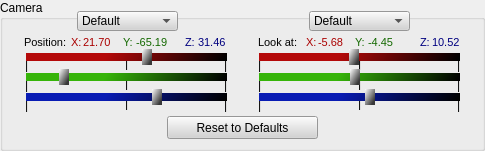
   <widget class="QGroupBox" name="gb_camera">
    <property name="geometry">
     <rect>
      <x>9</x>
      <y>431</y>
      <width>485</width>
      <height>151</height>
     </rect>
    </property>
    <property name="title">
     <string>Camera</string>
    </property>
    <widget class="QPushButton" name="btn_resetCamera">
     <property name="geometry">
      <rect>
       <x>167</x>
       <y>116</y>
       <width>151</width>
       <height>23</height>
      </rect>
     </property>
     <property name="styleSheet">
      <string notr="true">background-color: rgb(211, 211, 211);</string>
     </property>
     <property name="text">
      <string>Reset to Defaults</string>
     </property>
    </widget>
    <widget class="Slider" name="vs_CamX">
     <property name="geometry">
      <rect>
       <x>26</x>
       <y>49</y>
       <width>201</width>
       <height>16</height>
      </rect>
     </property>
     <property name="toolTip">
      <string>Rotates the camera around the image Right (+) to Left (-).</string>
     </property>
     <property name="toolTipDuration">
      <number>10000</number>
     </property>
     <property name="styleSheet">
      <string notr="true">QSlider::groove:horizontal {
    background: qlineargradient(spread:pad, y1:0.517, x1:1, y2:0.494, x2:0, stop:0 rgba(0, 0, 0, 255), stop:0.607955 rgba(180, 9, 9, 255));
    position: absolute;
    top: 4px; bottom: 4px;
}

QSlider::handle:horizontal {
    width: 10px;
    background: qlineargradient(spread:pad, y1:0.79, x1:0.846591, y2:0, x2:0, stop:0 rgba(57, 57, 57, 255), stop:1 rgba(255, 255, 255, 255));
    margin: -4 0px;
}

QSlider::handle:horizontal:hover
{
    border: 2px solid rgb(208, 208, 208);
}</string>
     </property>
     <property name="minimum">
      <number>-10000</number>
     </property>
     <property name="maximum">
      <number>10000</number>
     </property>
     <property name="value">
      <number>2170</number>
     </property>
     <property name="orientation">
      <enum>Qt::Horizontal</enum>
     </property>
     <property name="tickPosition">
      <enum>QSlider::NoTicks</enum>
     </property>
     <property name="tickInterval">
      <number>0</number>
     </property>
    </widget>
    <widget class="QLabel" name="label">
     <property name="geometry">
      <rect>
       <x>25</x>
       <y>97</y>
       <width>16</width>
       <height>16</height>
      </rect>
     </property>
     <property name="text">
      <string>|</string>
     </property>
    </widget>
    <widget class="QLabel" name="label_2">
     <property name="geometry">
      <rect>
       <x>25</x>
       <y>77</y>
       <width>16</width>
       <height>16</height>
      </rect>
     </property>
     <property name="text">
      <string>|</string>
     </property>
    </widget>
    <widget class="QLabel" name="label_3">
     <property name="geometry">
      <rect>
       <x>25</x>
       <y>57</y>
       <width>16</width>
       <height>16</height>
      </rect>
     </property>
     <property name="text">
      <string>|</string>
     </property>
    </widget>
    <widget class="Slider" name="vs_CamY">
     <property name="geometry">
      <rect>
       <x>26</x>
       <y>69</y>
       <width>201</width>
       <height>16</height>
      </rect>
     </property>
     <property name="toolTip">
      <string>Zooms the camera In (+) and Out (-).</string>
     </property>
     <property name="toolTipDuration">
      <number>10000</number>
     </property>
     <property name="styleSheet">
      <string notr="true">QSlider::groove:horizontal {
    background: qlineargradient(spread:pad, y1:0.517, x1:1, y2:0.494, x2:0, stop:0 rgba(0, 0, 0, 255), stop:0.607955 rgba(54, 180, 9, 255));
    position: absolute;
    top: 4px; bottom: 4px;
}

QSlider::handle:horizontal {
    width: 10px;
    background: qlineargradient(spread:pad, y1:0.79, x1:0.846591, y2:0, x2:0, stop:0 rgba(57, 57, 57, 255), stop:1 rgba(255, 255, 255, 255));
    margin: -4 0px;
}

QSlider::handle:horizontal:hover
{
    border: 2px solid rgb(208, 208, 208);
}</string>
     </property>
     <property name="minimum">
      <number>-10000</number>
     </property>
     <property name="maximum">
      <number>10000</number>
     </property>
     <property name="singleStep">
      <number>1</number>
     </property>
     <property name="value">
      <number>-6519</number>
     </property>
     <property name="orientation">
      <enum>Qt::Horizontal</enum>
     </property>
     <property name="tickPosition">
      <enum>QSlider::NoTicks</enum>
     </property>
     <property name="tickInterval">
      <number>0</number>
     </property>
    </widget>
    <widget class="QLabel" name="label_5">
     <property name="geometry">
      <rect>
       <x>125</x>
       <y>75</y>
       <width>16</width>
       <height>16</height>
      </rect>
     </property>
     <property name="text">
      <string>|</string>
     </property>
    </widget>
    <widget class="QLabel" name="label_6">
     <property name="geometry">
      <rect>
       <x>125</x>
       <y>55</y>
       <width>16</width>
       <height>16</height>
      </rect>
     </property>
     <property name="text">
      <string>|</string>
     </property>
    </widget>
    <widget class="QLabel" name="label_4">
     <property name="geometry">
      <rect>
       <x>125</x>
       <y>95</y>
       <width>16</width>
       <height>16</height>
      </rect>
     </property>
     <property name="text">
      <string>|</string>
     </property>
    </widget>
    <widget class="QLabel" name="label_7">
     <property name="geometry">
      <rect>
       <x>224</x>
       <y>97</y>
       <width>16</width>
       <height>16</height>
      </rect>
     </property>
     <property name="text">
      <string>|</string>
     </property>
    </widget>
    <widget class="Slider" name="vs_CamZ">
     <property name="geometry">
      <rect>
       <x>26</x>
       <y>89</y>
       <width>201</width>
       <height>16</height>
      </rect>
     </property>
     <property name="toolTip">
      <string>Rotates the camera around the image Top (+) to Bottom (-).</string>
     </property>
     <property name="toolTipDuration">
      <number>10000</number>
     </property>
     <property name="styleSheet">
      <string notr="true">QSlider::groove:horizontal {
    background: qlineargradient(spread:pad, y1:0.517, x1:1, y2:0.494, x2:0, stop:0 rgba(0, 0, 0, 255), stop:0.607955 rgba(9, 28, 180, 255));
    position: absolute;
    top: 4px; bottom: 4px;
}

QSlider::handle:horizontal {
    width: 10px;
    background: qlineargradient(spread:pad, y1:0.79, x1:0.846591, y2:0, x2:0, stop:0 rgba(57, 57, 57, 255), stop:1 rgba(255, 255, 255, 255));
    margin: -4 0px;
}

QSlider::handle:horizontal:hover
{
    border: 2px solid rgb(208, 208, 208);
}</string>
     </property>
     <property name="minimum">
      <number>-10000</number>
     </property>
     <property name="maximum">
      <number>10000</number>
     </property>
     <property name="value">
      <number>3146</number>
     </property>
     <property name="orientation">
      <enum>Qt::Horizontal</enum>
     </property>
     <property name="tickPosition">
      <enum>QSlider::NoTicks</enum>
     </property>
     <property name="tickInterval">
      <number>0</number>
     </property>
    </widget>
    <widget class="QLabel" name="label_8">
     <property name="geometry">
      <rect>
       <x>224</x>
       <y>77</y>
       <width>16</width>
       <height>16</height>
      </rect>
     </property>
     <property name="text">
      <string>|</string>
     </property>
    </widget>
    <widget class="QLabel" name="label_9">
     <property name="geometry">
      <rect>
       <x>224</x>
       <y>57</y>
       <width>16</width>
       <height>16</height>
      </rect>
     </property>
     <property name="text">
      <string>|</string>
     </property>
    </widget>
    <widget class="QLabel" name="lbl_CamX">
     <property name="geometry">
      <rect>
       <x>83</x>
       <y>34</y>
       <width>31</width>
       <height>16</height>
      </rect>
     </property>
     <property name="font">
      <font>
       <family>Arial</family>
       <pointsize>8</pointsize>
      </font>
     </property>
     <property name="styleSheet">
      <string notr="true">color: rgb(170, 0, 0);</string>
     </property>
     <property name="text">
      <string>21.70</string>
     </property>
    </widget>
    <widget class="QLabel" name="label_10">
     <property name="geometry">
      <rect>
       <x>71</x>
       <y>34</y>
       <width>16</width>
       <height>16</height>
      </rect>
     </property>
     <property name="font">
      <font>
       <family>Arial</family>
       <pointsize>8</pointsize>
      </font>
     </property>
     <property name="styleSheet">
      <string notr="true">color: rgb(170, 0, 0);</string>
     </property>
     <property name="text">
      <string>X:</string>
     </property>
    </widget>
    <widget class="QLabel" name="label_11">
     <property name="geometry">
      <rect>
       <x>123</x>
       <y>34</y>
       <width>16</width>
       <height>16</height>
      </rect>
     </property>
     <property name="font">
      <font>
       <family>Arial</family>
       <pointsize>8</pointsize>
      </font>
     </property>
     <property name="styleSheet">
      <string notr="true">color: rgb(19, 104, 0);</string>
     </property>
     <property name="text">
      <string>Y:</string>
     </property>
    </widget>
    <widget class="QLabel" name="lbl_CamY">
     <property name="geometry">
      <rect>
       <x>136</x>
       <y>34</y>
       <width>31</width>
       <height>16</height>
      </rect>
     </property>
     <property name="font">
      <font>
       <family>Arial</family>
       <pointsize>8</pointsize>
      </font>
     </property>
     <property name="styleSheet">
      <string notr="true">color: rgb(19, 104, 0);</string>
     </property>
     <property name="text">
      <string>-65.19</string>
     </property>
    </widget>
    <widget class="QLabel" name="label_23">
     <property name="geometry">
      <rect>
       <x>185</x>
       <y>34</y>
       <width>16</width>
       <height>16</height>
      </rect>
     </property>
     <property name="font">
      <font>
       <family>Arial</family>
       <pointsize>8</pointsize>
      </font>
     </property>
     <property name="styleSheet">
      <string notr="true">color: rgb(0, 0, 127);</string>
     </property>
     <property name="text">
      <string>Z:</string>
     </property>
    </widget>
    <widget class="QLabel" name="lbl_CamZ">
     <property name="geometry">
      <rect>
       <x>198</x>
       <y>34</y>
       <width>31</width>
       <height>16</height>
      </rect>
     </property>
     <property name="font">
      <font>
       <family>Arial</family>
       <pointsize>8</pointsize>
      </font>
     </property>
     <property name="styleSheet">
      <string notr="true">color: rgb(0, 0, 127);</string>
     </property>
     <property name="text">
      <string>31.46</string>
     </property>
    </widget>
    <widget class="QLabel" name="label_24">
     <property name="geometry">
      <rect>
       <x>24</x>
       <y>34</y>
       <width>51</width>
       <height>16</height>
      </rect>
     </property>
     <property name="font">
      <font>
       <family>Arial</family>
       <pointsize>8</pointsize>
      </font>
     </property>
     <property name="text">
      <string>Position:</string>
     </property>
    </widget>
    <widget class="QLabel" name="lbl_LookY">
     <property name="geometry">
      <rect>
       <x>368</x>
       <y>34</y>
       <width>31</width>
       <height>16</height>
      </rect>
     </property>
     <property name="font">
      <font>
       <family>Arial</family>
       <pointsize>8</pointsize>
      </font>
     </property>
     <property name="styleSheet">
      <string notr="true">color: rgb(19, 104, 0);</string>
     </property>
     <property name="text">
      <string>-4.45</string>
     </property>
    </widget>
    <widget class="QLabel" name="label_25">
     <property name="geometry">
      <rect>
       <x>258</x>
       <y>34</y>
       <width>51</width>
       <height>16</height>
      </rect>
     </property>
     <property name="font">
      <font>
       <family>Arial</family>
       <pointsize>8</pointsize>
      </font>
     </property>
     <property name="text">
      <string>Look at:</string>
     </property>
    </widget>
    <widget class="QLabel" name="label_26">
     <property name="geometry">
      <rect>
       <x>355</x>
       <y>34</y>
       <width>16</width>
       <height>16</height>
      </rect>
     </property>
     <property name="font">
      <font>
       <family>Arial</family>
       <pointsize>8</pointsize>
      </font>
     </property>
     <property name="styleSheet">
      <string notr="true">color: rgb(19, 104, 0);</string>
     </property>
     <property name="text">
      <string>Y:</string>
     </property>
    </widget>
    <widget class="QLabel" name="lbl_LookX">
     <property name="geometry">
      <rect>
       <x>318</x>
       <y>34</y>
       <width>31</width>
       <height>16</height>
      </rect>
     </property>
     <property name="font">
      <font>
       <family>Arial</family>
       <pointsize>8</pointsize>
      </font>
     </property>
     <property name="styleSheet">
      <string notr="true">color: rgb(170, 0, 0);</string>
     </property>
     <property name="text">
      <string>-5.68</string>
     </property>
    </widget>
    <widget class="QLabel" name="label_33">
     <property name="geometry">
      <rect>
       <x>420</x>
       <y>34</y>
       <width>16</width>
       <height>16</height>
      </rect>
     </property>
     <property name="font">
      <font>
       <family>Arial</family>
       <pointsize>8</pointsize>
      </font>
     </property>
     <property name="styleSheet">
      <string notr="true">color: rgb(0, 0, 127);</string>
     </property>
     <property name="text">
      <string>Z:</string>
     </property>
    </widget>
    <widget class="Slider" name="vs_LookX">
     <property name="geometry">
      <rect>
       <x>259</x>
       <y>49</y>
       <width>201</width>
       <height>16</height>
      </rect>
     </property>
     <property name="toolTip">
      <string>Pans the camera source Right (+) and Left (-).</string>
     </property>
     <property name="toolTipDuration">
      <number>10000</number>
     </property>
     <property name="styleSheet">
      <string notr="true">QSlider::groove:horizontal {
    background: qlineargradient(spread:pad, y1:0.517, x1:1, y2:0.494, x2:0, stop:0 rgba(0, 0, 0, 255), stop:0.607955 rgba(180, 9, 9, 255));
    position: absolute;
    top: 4px; bottom: 4px;
}

QSlider::handle:horizontal {
    width: 10px;
    background: qlineargradient(spread:pad, y1:0.79, x1:0.846591, y2:0, x2:0, stop:0 rgba(57, 57, 57, 255), stop:1 rgba(255, 255, 255, 255));
    margin: -4 0px;
}

QSlider::handle:horizontal:hover
{
    border: 2px solid rgb(208, 208, 208);
}</string>
     </property>
     <property name="minimum">
      <number>-10000</number>
     </property>
     <property name="maximum">
      <number>10000</number>
     </property>
     <property name="value">
      <number>-568</number>
     </property>
     <property name="orientation">
      <enum>Qt::Horizontal</enum>
     </property>
     <property name="tickPosition">
      <enum>QSlider::NoTicks</enum>
     </property>
     <property name="tickInterval">
      <number>0</number>
     </property>
    </widget>
    <widget class="QLabel" name="lbl_LookZ">
     <property name="geometry">
      <rect>
       <x>432</x>
       <y>34</y>
       <width>31</width>
       <height>16</height>
      </rect>
     </property>
     <property name="font">
      <font>
       <family>Arial</family>
       <pointsize>8</pointsize>
      </font>
     </property>
     <property name="styleSheet">
      <string notr="true">color: rgb(0, 0, 127);</string>
     </property>
     <property name="text">
      <string>10.52</string>
     </property>
    </widget>
    <widget class="Slider" name="vs_LookY">
     <property name="geometry">
      <rect>
       <x>259</x>
       <y>69</y>
       <width>201</width>
       <height>16</height>
      </rect>
     </property>
     <property name="toolTip">
      <string>Pans the camera source Back (+) to Front (-).</string>
     </property>
     <property name="toolTipDuration">
      <number>10000</number>
     </property>
     <property name="styleSheet">
      <string notr="true">QSlider::groove:horizontal {
    background: qlineargradient(spread:pad, y1:0.517, x1:1, y2:0.494, x2:0, stop:0 rgba(0, 0, 0, 255), stop:0.607955 rgba(54, 180, 9, 255));
    position: absolute;
    top: 4px; bottom: 4px;
}

QSlider::handle:horizontal {
    width: 10px;
    background: qlineargradient(spread:pad, y1:0.79, x1:0.846591, y2:0, x2:0, stop:0 rgba(57, 57, 57, 255), stop:1 rgba(255, 255, 255, 255));
    margin: -4 0px;
}

QSlider::handle:horizontal:hover
{
    border: 2px solid rgb(208, 208, 208);
}</string>
     </property>
     <property name="minimum">
      <number>-10000</number>
     </property>
     <property name="maximum">
      <number>10000</number>
     </property>
     <property name="singleStep">
      <number>1</number>
     </property>
     <property name="value">
      <number>-445</number>
     </property>
     <property name="orientation">
      <enum>Qt::Horizontal</enum>
     </property>
     <property name="tickPosition">
      <enum>QSlider::NoTicks</enum>
     </property>
     <property name="tickInterval">
      <number>0</number>
     </property>
    </widget>
    <widget class="QLabel" name="label_35">
     <property name="geometry">
      <rect>
       <x>306</x>
       <y>34</y>
       <width>16</width>
       <height>16</height>
      </rect>
     </property>
     <property name="font">
      <font>
       <family>Arial</family>
       <pointsize>8</pointsize>
      </font>
     </property>
     <property name="styleSheet">
      <string notr="true">color: rgb(170, 0, 0);</string>
     </property>
     <property name="text">
      <string>X:</string>
     </property>
    </widget>
    <widget class="Slider" name="vs_LookZ">
     <property name="geometry">
      <rect>
       <x>259</x>
       <y>89</y>
       <width>201</width>
       <height>16</height>
      </rect>
     </property>
     <property name="toolTip">
      <string>Pans the camera source Up (+) and Down (-).</string>
     </property>
     <property name="toolTipDuration">
      <number>10000</number>
     </property>
     <property name="styleSheet">
      <string notr="true">QSlider::groove:horizontal {
    background: qlineargradient(spread:pad, y1:0.517, x1:1, y2:0.494, x2:0, stop:0 rgba(0, 0, 0, 255), stop:0.607955 rgba(9, 28, 180, 255));
    position: absolute;
    top: 4px; bottom: 4px;
}

QSlider::handle:horizontal {
    width: 10px;
    background: qlineargradient(spread:pad, y1:0.79, x1:0.846591, y2:0, x2:0, stop:0 rgba(57, 57, 57, 255), stop:1 rgba(255, 255, 255, 255));
    margin: -4 0px;
}

QSlider::handle:horizontal:hover
{
    border: 2px solid rgb(208, 208, 208);
}</string>
     </property>
     <property name="minimum">
      <number>-10000</number>
     </property>
     <property name="maximum">
      <number>10000</number>
     </property>
     <property name="value">
      <number>1052</number>
     </property>
     <property name="orientation">
      <enum>Qt::Horizontal</enum>
     </property>
     <property name="tickPosition">
      <enum>QSlider::NoTicks</enum>
     </property>
     <property name="tickInterval">
      <number>0</number>
     </property>
    </widget>
    <widget class="QLabel" name="label_12">
     <property name="geometry">
      <rect>
       <x>258</x>
       <y>77</y>
       <width>16</width>
       <height>16</height>
      </rect>
     </property>
     <property name="text">
      <string>|</string>
     </property>
    </widget>
    <widget class="QLabel" name="label_13">
     <property name="geometry">
      <rect>
       <x>358</x>
       <y>55</y>
       <width>16</width>
       <height>16</height>
      </rect>
     </property>
     <property name="text">
      <string>|</string>
     </property>
    </widget>
    <widget class="QLabel" name="label_14">
     <property name="geometry">
      <rect>
       <x>358</x>
       <y>75</y>
       <width>16</width>
       <height>16</height>
      </rect>
     </property>
     <property name="text">
      <string>|</string>
     </property>
    </widget>
    <widget class="QLabel" name="label_15">
     <property name="geometry">
      <rect>
       <x>358</x>
       <y>95</y>
       <width>16</width>
       <height>16</height>
      </rect>
     </property>
     <property name="text">
      <string>|</string>
     </property>
    </widget>
    <widget class="QLabel" name="label_16">
     <property name="geometry">
      <rect>
       <x>258</x>
       <y>57</y>
       <width>16</width>
       <height>16</height>
      </rect>
     </property>
     <property name="text">
      <string>|</string>
     </property>
    </widget>
    <widget class="QLabel" name="label_17">
     <property name="geometry">
      <rect>
       <x>457</x>
       <y>97</y>
       <width>16</width>
       <height>16</height>
      </rect>
     </property>
     <property name="text">
      <string>|</string>
     </property>
    </widget>
    <widget class="QLabel" name="label_18">
     <property name="geometry">
      <rect>
       <x>457</x>
       <y>57</y>
       <width>16</width>
       <height>16</height>
      </rect>
     </property>
     <property name="text">
      <string>|</string>
     </property>
    </widget>
    <widget class="QLabel" name="label_19">
     <property name="geometry">
      <rect>
       <x>258</x>
       <y>97</y>
       <width>16</width>
       <height>16</height>
      </rect>
     </property>
     <property name="text">
      <string>|</string>
     </property>
    </widget>
    <widget class="QLabel" name="label_20">
     <property name="geometry">
      <rect>
       <x>457</x>
       <y>77</y>
       <width>16</width>
       <height>16</height>
      </rect>
     </property>
     <property name="text">
      <string>|</string>
     </property>
    </widget>
    <widget class="QComboBox" name="cb_PresetCam">
     <property name="geometry">
      <rect>
       <x>77</x>
       <y>11</y>
       <width>101</width>
       <height>20</height>
      </rect>
     </property>
     <property name="font">
      <font>
       <family>Arial</family>
      </font>
     </property>
     <property name="styleSheet">
      <string notr="true">background-color: rgb(211, 211, 211);</string>
     </property>
     <item>
      <property name="text">
       <string>Default</string>
      </property>
     </item>
     <item>
      <property name="text">
       <string>Top Left</string>
      </property>
     </item>
     <item>
      <property name="text">
       <string>Top Centre</string>
      </property>
     </item>
     <item>
      <property name="text">
       <string>Top Right</string>
      </property>
     </item>
     <item>
      <property name="text">
       <string>Middle Left</string>
      </property>
     </item>
     <item>
      <property name="text">
       <string>Middle Centre</string>
      </property>
     </item>
     <item>
      <property name="text">
       <string>Middle Right</string>
      </property>
     </item>
     <item>
      <property name="text">
       <string>Bottom Left</string>
      </property>
     </item>
     <item>
      <property name="text">
       <string>Bottom Centre</string>
      </property>
     </item>
     <item>
      <property name="text">
       <string>Bottom Right</string>
      </property>
     </item>
     <item>
      <property name="text">
       <string>Custom</string>
      </property>
     </item>
    </widget>
    <widget class="QComboBox" name="cb_PresetLook">
     <property name="geometry">
      <rect>
       <x>309</x>
       <y>11</y>
       <width>101</width>
       <height>20</height>
      </rect>
     </property>
     <property name="font">
      <font>
       <family>Arial</family>
      </font>
     </property>
     <property name="styleSheet">
      <string notr="true">background-color: rgb(211, 211, 211);</string>
     </property>
     <item>
      <property name="text">
       <string>Default</string>
      </property>
     </item>
     <item>
      <property name="text">
       <string>Top Left</string>
      </property>
     </item>
     <item>
      <property name="text">
       <string>Top Centre</string>
      </property>
     </item>
     <item>
      <property name="text">
       <string>Top Right</string>
      </property>
     </item>
     <item>
      <property name="text">
       <string>Middle Left</string>
      </property>
     </item>
     <item>
      <property name="text">
       <string>Middle Centre</string>
      </property>
     </item>
     <item>
      <property name="text">
       <string>Middle Right</string>
      </property>
     </item>
     <item>
      <property name="text">
       <string>Bottom Left</string>
      </property>
     </item>
     <item>
      <property name="text">
       <string>Bottom Centre</string>
      </property>
     </item>
     <item>
      <property name="text">
       <string>Bottom Right</string>
      </property>
     </item>
     <item>
      <property name="text">
       <string>Custom</string>
      </property>
     </item>
    </widget>
    <zorder>label_26</zorder>
    <zorder>label_24</zorder>
    <zorder>label_18</zorder>
    <zorder>label_17</zorder>
    <zorder>label_20</zorder>
    <zorder>label_19</zorder>
    <zorder>label_16</zorder>
    <zorder>label_12</zorder>
    <zorder>label_13</zorder>
    <zorder>label_14</zorder>
    <zorder>label_15</zorder>
    <zorder>label_8</zorder>
    <zorder>label_5</zorder>
    <zorder>label_7</zorder>
    <zorder>label_9</zorder>
    <zorder>label_6</zorder>
    <zorder>label_3</zorder>
    <zorder>btn_resetCamera</zorder>
    <zorder>vs_CamX</zorder>
    <zorder>label</zorder>
    <zorder>label_2</zorder>
    <zorder>vs_CamY</zorder>
    <zorder>label_4</zorder>
    <zorder>vs_CamZ</zorder>
    <zorder>label_10</zorder>
    <zorder>label_23</zorder>
    <zorder>lbl_CamZ</zorder>
    <zorder>label_25</zorder>
    <zorder>label_33</zorder>
    <zorder>vs_LookX</zorder>
    <zorder>label_35</zorder>
    <zorder>vs_LookY</zorder>
    <zorder>vs_LookZ</zorder>
    <zorder>lbl_LookZ</zorder>
    <zorder>lbl_CamX</zorder>
    <zorder>label_11</zorder>
    <zorder>lbl_CamY</zorder>
    <zorder>lbl_LookY</zorder>
    <zorder>lbl_LookX</zorder>
    <zorder>cb_PresetCam</zorder>
    <zorder>cb_PresetLook</zorder>
   </widget>
